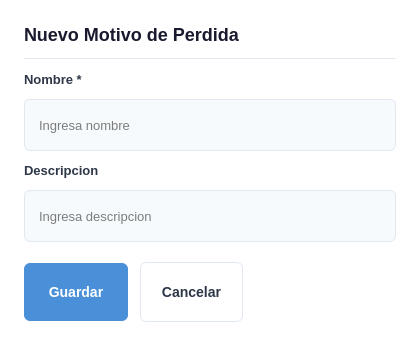
<?xml version="1.0" encoding="UTF-8"?>
<ui version="4.0">
 <class>MotivosPerdidaForm</class>
 <widget class="QDialog" name="MotivosPerdidaForm">
  <property name="geometry"><rect><x>0</x><y>0</y><width>420</width><height>280</height></rect></property>
  <property name="windowTitle"><string>Nuevo Motivo de Perdida</string></property>
  <property name="styleSheet"><string notr="true">
QDialog { background-color: white; }
QLabel#dialogTitle { font-size: 18px; font-weight: bold; color: #1a1a2e; }
QLineEdit { padding: 8px 12px; border: 1px solid #e2e8f0; border-radius: 6px; background-color: #f7fafc; font-size: 13px; min-height: 34px; }
QLineEdit:focus { border: 1px solid #4a90d9; background-color: white; }
QLineEdit:hover { border: 1px solid #cbd5e0; }
QPushButton#btnGuardar { background-color: #4a90d9; color: white; border: none; border-radius: 6px; font-size: 14px; font-weight: 600; padding: 10px 24px; min-height: 38px; }
QPushButton#btnGuardar:hover { background-color: #3a7bc8; }
QPushButton#btnCancelar { background-color: white; color: #2d3748; border: 1px solid #e2e8f0; border-radius: 6px; font-size: 14px; font-weight: 500; padding: 10px 20px; min-height: 38px; }
QPushButton#btnCancelar:hover { background-color: #f7fafc; border-color: #cbd5e0; }
  </string></property>
  <layout class="QVBoxLayout" name="mainLayout">
   <property name="spacing"><number>12</number></property>
   <property name="leftMargin"><number>24</number></property><property name="topMargin"><number>24</number></property><property name="rightMargin"><number>24</number></property><property name="bottomMargin"><number>24</number></property>
   <item><widget class="QLabel" name="dialogTitle"><property name="text"><string>Nuevo Motivo de Perdida</string></property></widget></item>
   <item><widget class="QFrame" name="separator"><property name="frameShape"><enum>QFrame::HLine</enum></property><property name="styleSheet"><string>color: #e2e8f0;</string></property></widget></item>
   <item><widget class="QLabel" name="label_Nombre"><property name="text"><string>Nombre *</string></property><property name="styleSheet"><string>font-size: 13px; color: #2d3748; font-weight: 600;</string></property></widget></item>
   <item><widget class="QLineEdit" name="input_Nombre"><property name="placeholderText"><string>Ingresa nombre</string></property></widget></item>
   <item><widget class="QLabel" name="label_Descripcion"><property name="text"><string>Descripcion</string></property><property name="styleSheet"><string>font-size: 13px; color: #2d3748; font-weight: 600;</string></property></widget></item>
   <item><widget class="QLineEdit" name="input_Descripcion"><property name="placeholderText"><string>Ingresa descripcion</string></property></widget></item>
   <item><spacer name="verticalSpacer"><property name="orientation"><enum>Qt::Vertical</enum></property><property name="sizeType"><enum>QSizePolicy::Fixed</enum></property><property name="sizeHint" stdset="0"><size><width>20</width><height>8</height></size></property></spacer></item>
   <item>
    <layout class="QHBoxLayout" name="buttonLayout">
     <item><widget class="QPushButton" name="btnGuardar"><property name="text"><string>Guardar</string></property><property name="cursor"><cursorShape>PointingHandCursor</cursorShape></property></widget></item>
     <item><widget class="QPushButton" name="btnCancelar"><property name="text"><string>Cancelar</string></property><property name="cursor"><cursorShape>PointingHandCursor</cursorShape></property></widget></item>
     <item><spacer name="buttonSpacer"><property name="orientation"><enum>Qt::Horizontal</enum></property><property name="sizeHint" stdset="0"><size><width>40</width><height>20</height></size></property></spacer></item>
    </layout>
   </item>
  </layout>
 </widget>
 <resources/>
 <connections/>
</ui>
